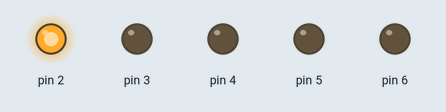
Bench run of a sketch on a simulated Arduino Uno, built with avr-gcc and run on an emulated ATmega328P. Parts: output pins drawn as LEDs (lit = HIGH).

Above: at 0.05 s.
At 1.45 s:
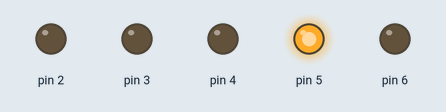
At 2.75 s:
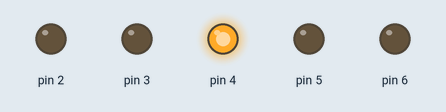
At 4.05 s:
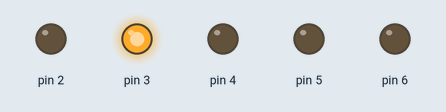
At 5.5 s:
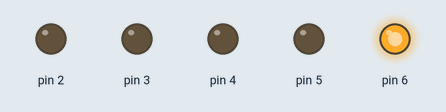
Timing chart, 0 to 6.9 s (numbered marks = the images above):
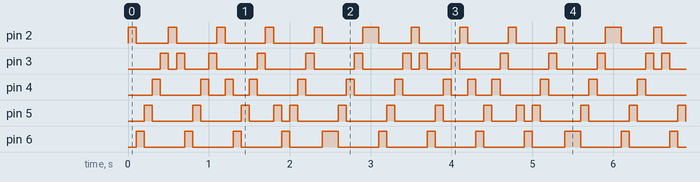

The sketch:

Perulangan.ino
```cpp
int timer = 100;
// delay. Semakin tinggi angkanya, semakin lambat waktunya.
void setup() {
  // gunakan loop for untuk menginisialisasi setiap pin sebagai
  output:
  for (int ledPin = 2; ledPin < 7; ledPin++) {
  pinMode(ledPin, OUTPUT);
  }
}

void loop() {
    // looping dari pin rendah ke tinggi
    for (int ledPin = 2; ledPin < 7; ledPin++) {
    // hidupkan LED pin nya:
    digitalWrite(ledPin, HIGH);
    delay(timer);
    // matikan pin LED nya:
    digitalWrite(ledPin, LOW);

    // looping dari pin yang tinggi ke yang rendah
    for (int ledPin = 6; ledPin >= 2; ledPin--) {
    // menghidupkan pin:
    digitalWrite(ledPin, HIGH);
    delay(timer);
    // mematikan pin:
    digitalWrite(ledPin, LOW);
    }
  }
}
```

Measured:
- by itself, pin 2: repeats every 3.0 s: LOW 0.40 s, 4 × (HIGH 0.10 s, LOW 0.50 s), HIGH 0.20 s
- by itself, pin 3: repeats every 3.0 s: LOW 0.10 s, HIGH 0.10 s, LOW 0.30 s, 4 × (HIGH 0.10 s, LOW 0.50 s), HIGH 0.10 s
- by itself, pin 4: repeats every 3.0 s: LOW 0.50 s, 2 × (HIGH 0.10 s, LOW 0.20 s), 3 × (HIGH 0.10 s, LOW 0.50 s), HIGH 0.10 s
- by itself, pin 5: repeats every 3.0 s: 2 × (LOW 0.50 s, HIGH 0.10 s), LOW 0.30 s, HIGH 0.10 s, LOW 0.10 s, 2 × (HIGH 0.10 s, LOW 0.50 s), HIGH 0.10 s
- by itself, pin 6: repeats every 3.0 s: 3 × (LOW 0.50 s, HIGH 0.10 s), LOW 0.40 s, HIGH 0.20 s, LOW 0.50 s, HIGH 0.10 s
